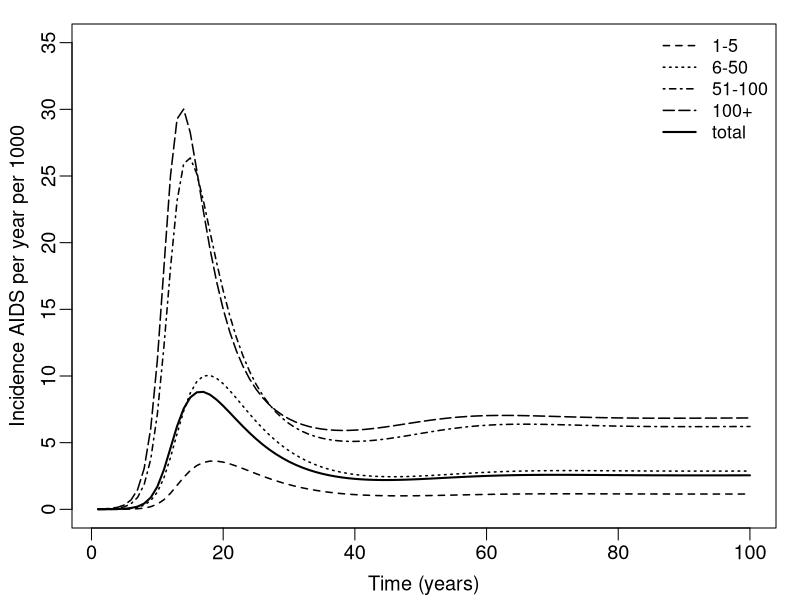

The R source for this figure:
## Lab 9: ODE models with diff risk groups

library(deSolve)

########################################################################
## PART1: dynamics for a 2 risk group model
########################################################################
## ODE model for 2 risk groups

## COMPLETE THE CODE BELOW YOURSELF

## step 1 - code up the epidemic model
SIS2riskGrs <- function(t, state, parameters) {
  with(as.list(c(state, parameters)), {
    
    # FILL IN THE EQUATIONS HERE
    
    
    
    # FILL IN THE RETURN LIST HERE - MATCH WITH THE NAME OF THE STATE VARIABLES
    
    
  })
}

# Step 2:  Set parameters, initial conditions, time steps to integrate the model 


# Step 3: Run the model 

# First complete the SIS2riskGrs model above
# Then run the model, plot and show: 
# 1) the prevalence in each group over time
# 2) the %S in each group over time




########################################################################
## PART2: Calculating R0 for the risk structured model 
## and test how R0 change with degree of assortative mixing
########################################################################
## 1. calculate R0 for the two beta matrix

## SAMPLE CODE FOR THE FIRST BETA MATRIX
beta= matrix(c(10,.1,.1,1),2,2) # the beta matrix
NH = 0.2; NL=1-NH;
n=c(NH,NL)      # n is the vector storing th proportion in each group
n.matrix=diag(n,2,2)  # matrix related to the population size in each group
# to see it:
View(n.matrix)

gamma=1; b = 1;
R.matrix=n.matrix %*% beta / gamma
# to see the output of the eigen function:
eigen(R.matrix)
## To find R0
R0=eigen(R.matrix)$values[1]

## or directly:
R0=eigen(n.matrix %*% beta)$values[1]/gamma


## 2. proportion to both the contact numbers of the source group and the sink group
## SAMPLE CODE TO SET UP THE BETA MATRIX BASED ON THE ASSOTATIVE MIXING METHOD
beta=matrix(0,2,2)
Ncontact=c(5,1); # number of contact in each group
Nk=c(.2,.8); # proportion of populaiton in each group
M=sum(Ncontact*Nk); # mean number of contact 
## to consider assortative mixing, use a to change the level of assortativeness
## a is the proportion of within group mixing
a=0.8; # change a to 0, .2, .4, .6, .8, 1
for(i in 1:2){
  for (j in 1:2){
    if(i==j) {
      beta[i,j]=a*Ncontact[i]/Nk[i]+(1-a)*Ncontact[i]^2/M
    } else {
      beta[i,j]=(1-a)*Ncontact[i]*Ncontact[j]/M
    }
  }
}


## CODE THE REST YOURSELF
# compute R0 here




########################################################################
## Part 3: Simulating HIV early epidemic
########################################################################
# the HIV model with 5 risk groups
HIV5riskGrs <- function(t, state, parameters) {
  with(as.list(c(state, parameters)), {
    
    dS1 = nu1-sum(BETA[1,] * c(I1,I2,I3,I4,I5))* S1 - mu*S1
    dS2 = nu2-sum(BETA[2,] * c(I1,I2,I3,I4,I5))* S2 - mu*S2
    dS3 = nu3-sum(BETA[3,] * c(I1,I2,I3,I4,I5))* S3 - mu*S3
    dS4 = nu4-sum(BETA[4,] * c(I1,I2,I3,I4,I5))* S4 - mu*S4
    dS5 = nu5-sum(BETA[5,] * c(I1,I2,I3,I4,I5))* S5 - mu*S5
    
    dI1 = sum(BETA[1,] * c(I1,I2,I3,I4,I5))* S1 - mu*I1 - gamma*I1
    dI2 = sum(BETA[2,] * c(I1,I2,I3,I4,I5))* S2 - mu*I2 - gamma*I2
    dI3 = sum(BETA[3,] * c(I1,I2,I3,I4,I5))* S3 - mu*I3 - gamma*I3
    dI4 = sum(BETA[4,] * c(I1,I2,I3,I4,I5))* S4 - mu*I4 - gamma*I4
    dI5 = sum(BETA[5,] * c(I1,I2,I3,I4,I5))* S5 - mu*I5 - gamma*I5
    
    dA1 = d*gamma*I1 - mu*A1 - m*A1
    dA2 = d*gamma*I2 - mu*A2 - m*A2
    dA3 = d*gamma*I3 - mu*A3 - m*A3
    dA4 = d*gamma*I4 - mu*A4 - m*A4
    dA5 = d*gamma*I5 - mu*A5 - m*A5
    
    # cumulative incidence
    dcumA1 = d*gamma*I1
    dcumA2 = d*gamma*I2
    dcumA3 = d*gamma*I3
    dcumA4 = d*gamma*I4
    dcumA5 = d*gamma*I5
    
    list(c(dS1,dS2,dS3,dS4,dS5, 
           dI1,dI2,dI3,dI4,dI5, 
           dA1,dA2,dA3,dA4,dA5, 
           dcumA1,dcumA2,dcumA3,dcumA4,dcumA5))
  })
}
mu=.0312;  # in years
N=c(.06,.31,.52,.08,.03); # population in each group
NU=mu*N; # recruits to each group
gamma=.2; m=1; d=.3; # in years
beta=.0217; # scaling factor
BETA=matrix(c(rep(0,5),
              0,.65,2.15,12.9,21.5,
              0,2.15,7.17,43.1,71.8,
              0,12.9,43.1,258,431,
              0,21.5,71.8,431,718),5,5,byrow=T)*beta
I0=c(0,0,0,0,1e-5);
S0=N-I0;
A0=cumA0=rep(0,5);
parameters=c(BETA=BETA,mu=mu,gamma=gamma,m=m,d=d,
             nu1=NU[1],nu2=NU[2],nu3=NU[3],nu4=NU[4],nu5=NU[5])

state=c(S1=S0[1],S2=S0[2],S3=S0[3],S4=S0[4],S5=S0[5],
        I1=I0[1],I2=I0[2],I3=I0[3],I4=I0[4],I5=I0[5],
        A1=A0[1],A2=A0[2],A3=A0[3],A4=A0[4],A5=A0[5],
        cumA1=cumA0[1],cumA2=cumA0[2],cumA3=cumA0[3],cumA4=cumA0[4],cumA5=cumA0[5])
times=0:100;

simHIV=ode(y=state,times=times,func=HIV5riskGrs,parms=parameters);


# SAMPLE CODE FOR PROCESSING MODEL OUTPUT FOR EACH GROUP AND AGGREGATE ALL GROUPS
# incidence per 1000 for each group
Incidence=(simHIV[-1,c('cumA1','cumA2','cumA3','cumA4','cumA5')]-
             simHIV[-length(times),c('cumA1','cumA2','cumA3','cumA4','cumA5')])/
          matrix(N,100,5,byrow=T)*1000
# total incidence per 1000 population
totInci=rowSums((simHIV[-1,c('cumA1','cumA2','cumA3','cumA4','cumA5')]-
                   simHIV[-length(times),c('cumA1','cumA2','cumA3','cumA4','cumA5')]))*1e3

# susceptibility for each group
S=simHIV[,c('S1','S2','S3','S4','S5')]/matrix(N,101,5,byrow=T)*100
# susceptibility combining all groups
totS=rowSums(simHIV[,c('S1','S2','S3','S4','S5')])*100

## plot results
par(mfrow=c(1,1),cex=1.2,mar=c(3,3,1,1),mgp=c(1.8,.5,0))
matplot(Incidence[,2:5],type='l',lty=2:5,col='black',lwd=1.5,ylim=c(0,35),
        ylab='Incidence AIDS per year per 1000',xlab='Time (years)')
lines(totInci,lwd=2)
legend('topright',leg=c('1-5','6-50','51-100','100+','total'),lty=c(2:5,1),
       col='black',lwd=c(rep(1.5,4),2),cex=.9,bty='n')



# Literature review on HIV/ADIS dynamics and (if you'd like, redo the simulation w. updated parms)
